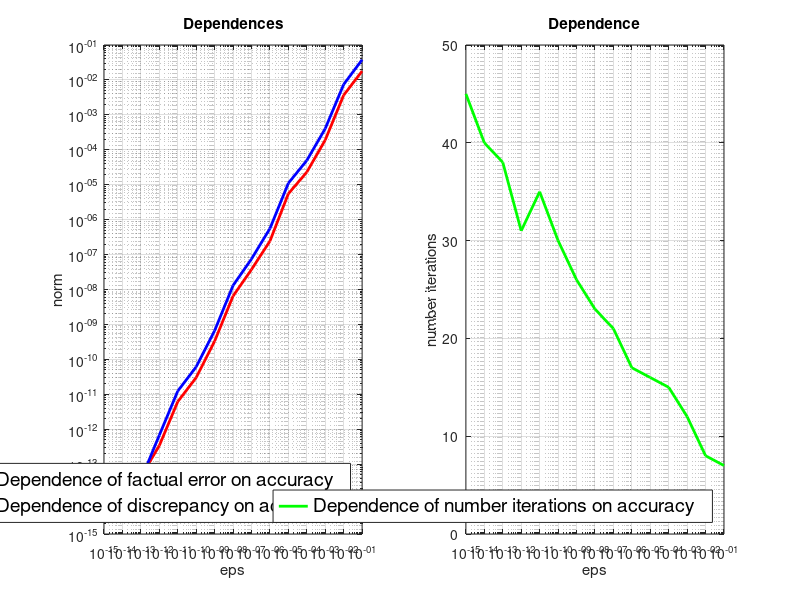

Recreate this plot in MATLAB.
fileID = fopen('dependence_edited.txt', 'r');

output = fscanf(fileID, "%e");
fclose(fileID);

for i = 0 : 14
    epses(i + 1) = output(4 * i + 1);
    fact_error(i + 1) = output(4 * i + 2);
    discrepancy(i + 1) = output(4 * i + 3);
    number_iter(i + 1) = output(4 * i + 4);
end

figure;

subplot(1, 2, 1);
loglog(epses, fact_error, 'r', 'LineWidth', 2);
hold on;
grid on;
loglog(epses, discrepancy, 'b', 'LineWidth', 2);
title('Dependences');
xlabel('eps');
ylabel('norm');
legend('Dependence of factual error on accuracy', 'Dependence of discrepancy on accuracy', 'Location', 'southeast', 'FontSize', 14)

subplot(1, 2, 2);
semilogx(epses, number_iter, 'g', 'LineWidth', 2);
title('Dependence');
xlabel('eps');
ylabel('number iterations');
hold on;
grid on;
legend('Dependence of number iterations on accuracy', 'Location', 'southeast', 'FontSize', 14);
